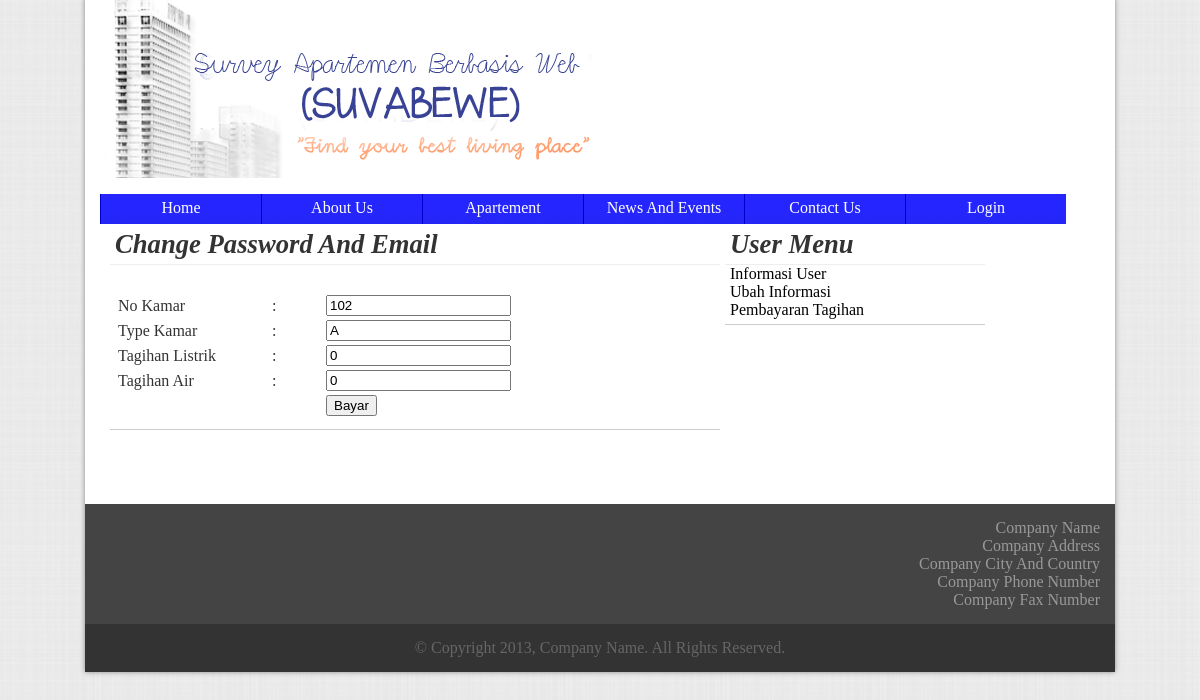
Before: /file/bayartagihan.php?id=102 with the older database file.
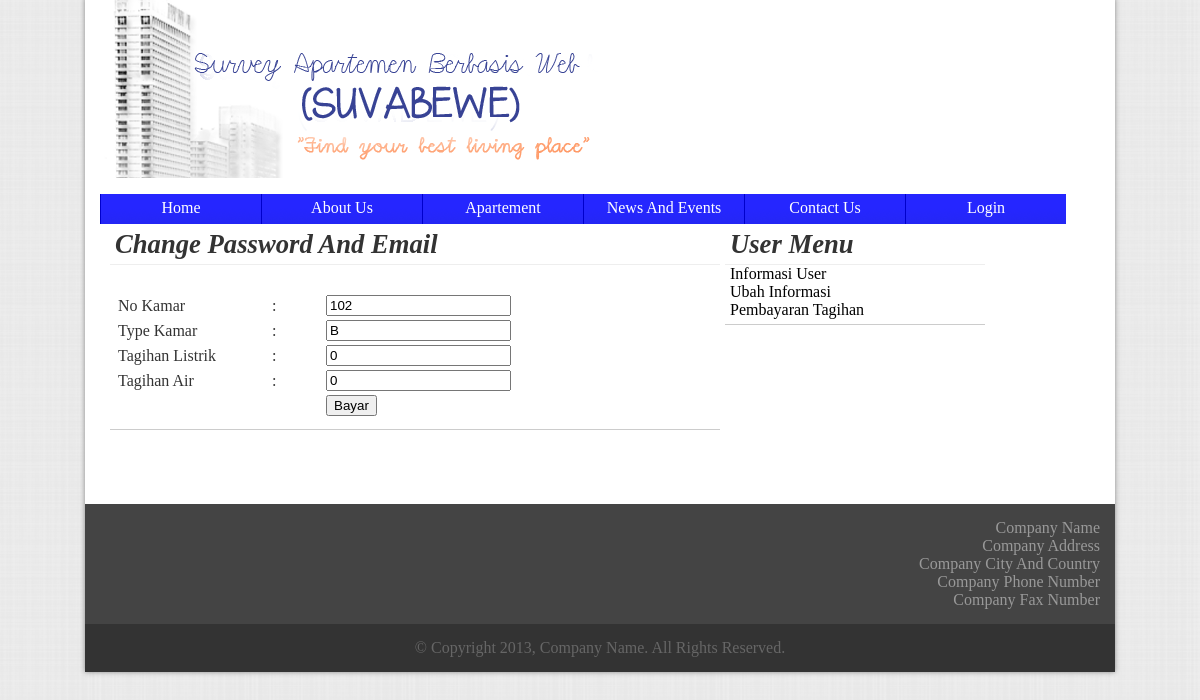
After: the same page with the newer database file.
### tables this page shows
CREATE TABLE IF NOT EXISTS `apartemen` (
  `no_kamar` int(5) NOT NULL,
  `type_kamar` varchar(1) NOT NULL,
  `spec_kamar` text NOT NULL,
  `password` text NOT NULL,
  `nama_pemilik` text NOT NULL,
  `email` text NOT NULL,
  `available` tinyint(1) NOT NULL DEFAULT '1',
  `harga` int(20) NOT NULL,
  `booked` tinyint(1) NOT NULL DEFAULT '0',
  `booked_code` varchar(50) NOT NULL,
  `booked_fee` int(20) NOT NULL,
  `booked_date` date NOT NULL,
  `tagihan_listrik` int(20) NOT NULL,
  `tagihan_air` int(20) NOT NULL,
  `gambar_tidur1` text NOT NULL,
  `gambar_tidur2` text NOT NULL,
  `gambar_tidur3` text NOT NULL,
  `gambar_makan` text NOT NULL,
  `gambar_dapur` text NOT NULL,
  `gambar_mandi` text NOT NULL,
  `gambar_tamu` text NOT NULL,
  `gambar_balkon` text NOT NULL,
  PRIMARY KEY (`no_kamar`)
);

### file/bayartagihan.php (the view, shortened to what this page needs)
<html>
	<head>
		<link rel="stylesheet" href="../css/templates.css" type="text/css" />
		<?php
			$error="";
			$pilihtabel = mysql_query("SELECT * FROM apartemen WHERE no_kamar = " . $_GET['id'] );
			while($row=mysql_fetch_array ($pilihtabel))
			{
				$data['id'] = $row['no_kamar'];
				$data['tipe'] = $row['type_kamar'];
				$data['nama'] = $row['nama_pemilik'];
				$data['pass'] = $row['password'];
				$data['email'] = $row['email'];
				$data['listrik'] = $row['tagihan_listrik'];
				$data['air'] = $row['tagihan_air'];
			}
		?>
	</head>
	<body>
		<div class="wrapper" id="wrapper">
			<?php include_once ('header.php');?>
			<div class="container confmargin" style="height:390px">
				<div class="section userinfo">
					<div class="sectionheader bottomline">
						<b>Change Password And Email</b>
					</div>
					<div class="sectioncontent usermainsec">
						<table>
							<form method="post">
							<tr><td colspan="3"><?php echo $error;?>&nbsp;</td></tr>
							<tr>
								<td width="150px">No Kamar</td>
								<td width="50px">:</td>
								<td><input type="text" value="<?php echo $data['id'];?>" readonly name="id"></td>
							</tr>
							<tr>
								<td width="150px">Type Kamar</td>
								<td width="50px">:</td>
								<td><input type="text" value="<?php echo $data['tipe'];?>" readonly name="tipe"></td>
							</tr>
							<tr>
								<td width="150px">Tagihan Listrik</td>
								<td width="50px">:</td>
								<td><input type="text" value="<?php echo $data['listrik'];?>" readonly></td>
							</tr>
							<tr>
								<td width="150px">Tagihan Air</td>
								<td width="50px">:</td>
								<td><input type="text" value="<?php echo $data['air'];?>" readonly></td>
							</tr>
							<tr>
								<td></td><td></td>
								<td><input type="submit" value="Bayar" name="bayar" />
							</tr>
							</form>
						</table>
					</div>
				</div>
				<?php require_once "usersidemenu.php";?>
			</div>
		</div>
	</body>
</html>

Changed rows visible on the page:
changed apartemen id 102: tipe "A" → "B"
